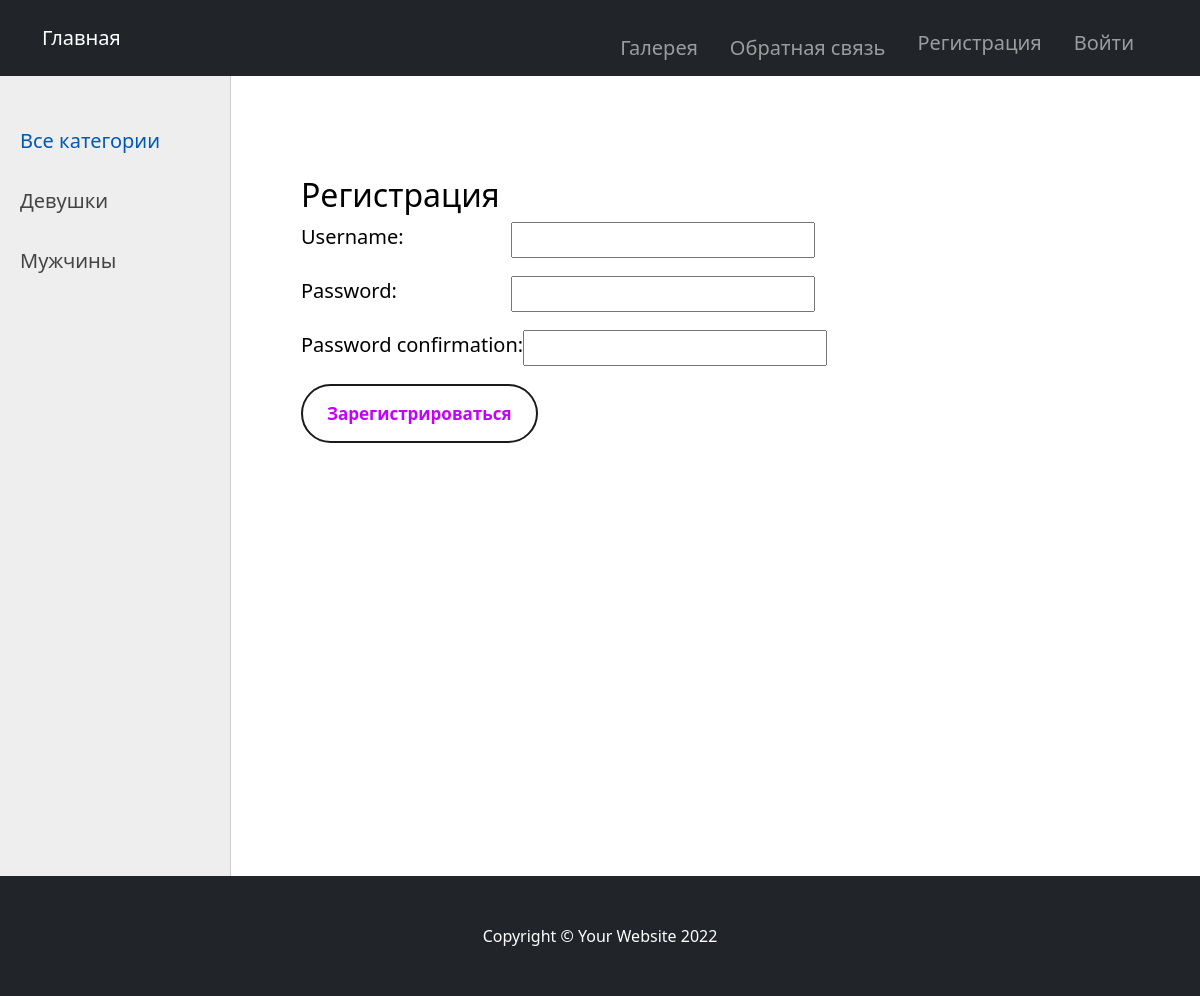
Before: /register/ with the older database file.
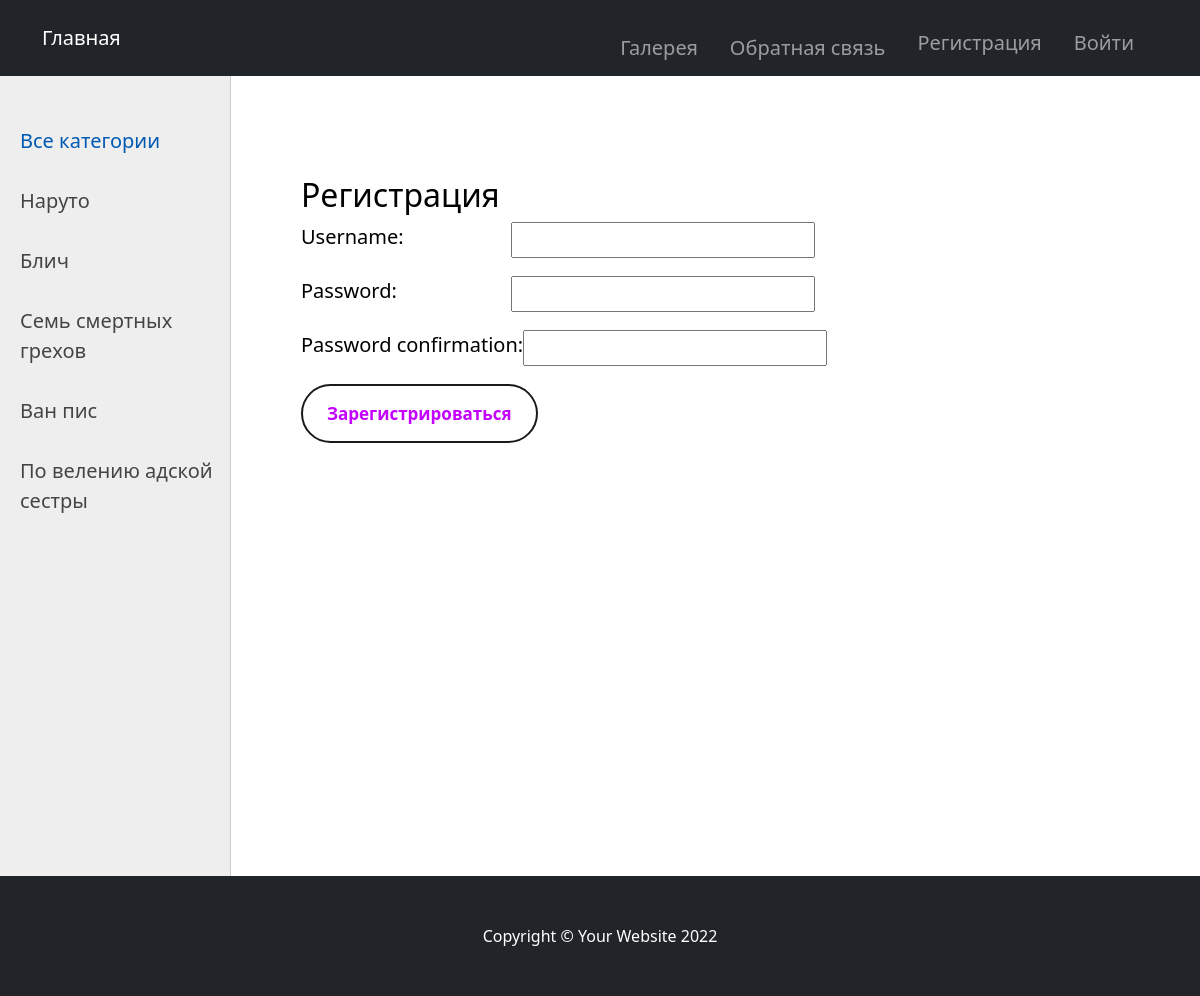
After: the same page with the newer database file.
### women/models.py (models this page shows, shortened)
class Category(models.Model):
    name = models.CharField(max_length=100, db_index=True, verbose_name="Категория")
    slug = models.SlugField(
        max_length=255, unique=True, db_index=True, verbose_name="URL"
    )
    def get_absolute_url(self):
        return reverse("category", kwargs={"cat_slug": self.slug})
    class Meta:
        verbose_name = "Категория"
        verbose_name_plural = "Категории"

### women/views.py (the view, shortened to what this page needs)
# urls.py: path("register/", RegisterUser.as_view(), name="register"),
class RegisterUser(DataMixin, CreateView):
    form_class = UserCreationForm
    template_name = "women/register.html"
    success_url = reverse_lazy("login")
    def get_context_data(self, *, object_list=None, **kwargs):
        context = super().get_context_data(**kwargs)
        c_def = self.get_user_context(title="Регистрация")
        return dict(list(context.items()) + list(c_def.items()))

### women/templatetags/women_tags.py (called while the page is built)
@register.simple_tag(name="getcats")
def get_categories(filter=None):
    if not filter:
        return Category.objects.all()
    else:
        return Category.objects.filter(pk=filter)

@register.inclusion_tag("women/list_categories.html")
def show_categories(sort=None, cat_selected=0):
    if not sort:
        cats = Category.objects.all()
    else:
        cats = Category.objects.order_by(sort)
    return {"cats": cats, "cat_selected": cat_selected}

### women/utils.py (called while the page is built)
    def get_user_context(self, **kwargs):
        context = kwargs
        cats = Category.objects.annotate(Count("women"))
        user_menu = menu.copy()
        if not self.request.user.is_authenticated:
            user_menu.pop(1)
        context["menu"] = user_menu
        context["cats"] = cats
        if "cat_selected" not in context:
            context["cat_selected"] = 0
        return context

### women/templates/women/register.html (shortened to what this page needs)
{% extends 'women/base.html' %}
{% block content %}
<h1>{{title}}</h1>
<form method="post">
    {% for f in form %}
    <p><label class="form-label" for="{{ f.id_for_label }}">{{f.label}}: </label>{{ f }}</p>
    {% endfor %}
    <button class="form-button" type="submit">Зарегистрироваться</button>
</form>
{% endblock %}

### women/templates/women/list_categories.html
{% for c in cats %}
{% if c.pk == cat_selected %}
<li class="selected">{{c.name}}</li>
{% else %}
<li><a href="{{ c.get_absolute_url }}">{{c.name}}</a></li>
{% endif %}
{% endfor %}

Changed rows visible on the page:
removed Category: name "Девушки"
removed Category: name "Мужчины"
added Category: name "Наруто"
added Category: name "Блич"
added Category: name "Семь смертных грехов"
added Category: name "Ван пис"
added Category: name "По велению адской сестры"
